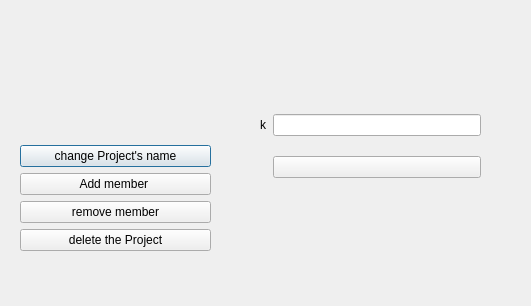
<?xml version="1.0" encoding="UTF-8"?>
<ui version="4.0">
 <class>edit_pro</class>
 <widget class="QDialog" name="edit_pro">
  <property name="geometry">
   <rect>
    <x>0</x>
    <y>0</y>
    <width>531</width>
    <height>306</height>
   </rect>
  </property>
  <property name="windowTitle">
   <string>Dialog</string>
  </property>
  <widget class="QWidget" name="verticalLayoutWidget">
   <property name="geometry">
    <rect>
     <x>20</x>
     <y>30</y>
     <width>191</width>
     <height>221</height>
    </rect>
   </property>
   <layout class="QVBoxLayout" name="verticalLayout">
    <item>
     <layout class="QHBoxLayout" name="horizontalLayout_2"/>
    </item>
    <item>
     <widget class="QLabel" name="orglabel">
      <property name="text">
       <string/>
      </property>
     </widget>
    </item>
    <item>
     <widget class="QPushButton" name="namebutton">
      <property name="text">
       <string>change Project's name</string>
      </property>
     </widget>
    </item>
    <item>
     <widget class="QPushButton" name="add_button">
      <property name="text">
       <string>Add member </string>
      </property>
     </widget>
    </item>
    <item>
     <layout class="QHBoxLayout" name="horizontalLayout">
      <item>
       <widget class="QPushButton" name="remove">
        <property name="text">
         <string>remove member</string>
        </property>
       </widget>
      </item>
     </layout>
    </item>
    <item>
     <widget class="QPushButton" name="deletbutton">
      <property name="text">
       <string>delete the Project</string>
      </property>
     </widget>
    </item>
   </layout>
  </widget>
  <widget class="QWidget" name="gridLayoutWidget">
   <property name="geometry">
    <rect>
     <x>260</x>
     <y>100</y>
     <width>221</width>
     <height>93</height>
    </rect>
   </property>
   <layout class="QGridLayout" name="gridLayout">
    <item row="0" column="1">
     <widget class="QLineEdit" name="textbox"/>
    </item>
    <item row="2" column="1">
     <widget class="QPushButton" name="button">
      <property name="text">
       <string/>
      </property>
     </widget>
    </item>
    <item row="0" column="0">
     <widget class="QLabel" name="label_1">
      <property name="text">
       <string>k</string>
      </property>
     </widget>
    </item>
   </layout>
  </widget>
 </widget>
 <resources/>
 <connections/>
</ui>
